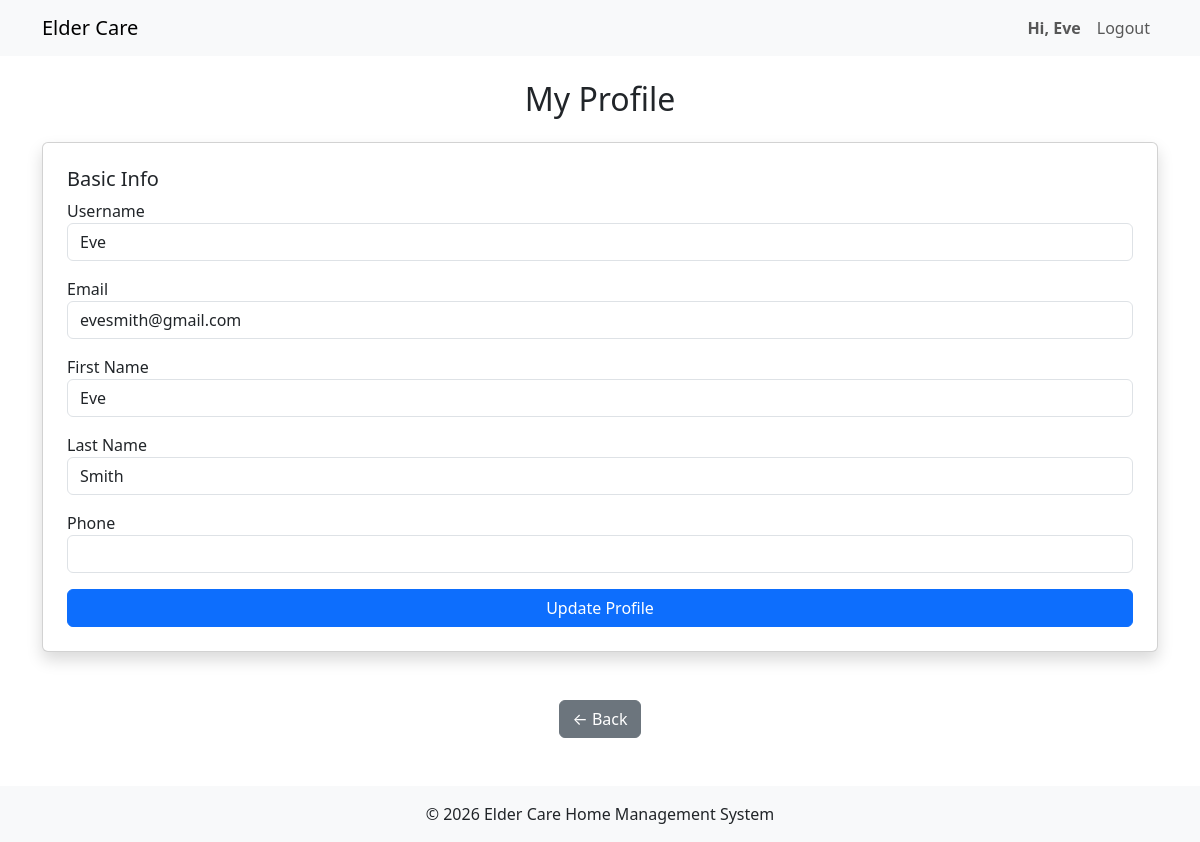
The app's page /caregivers/profile.php (signed in), older data.
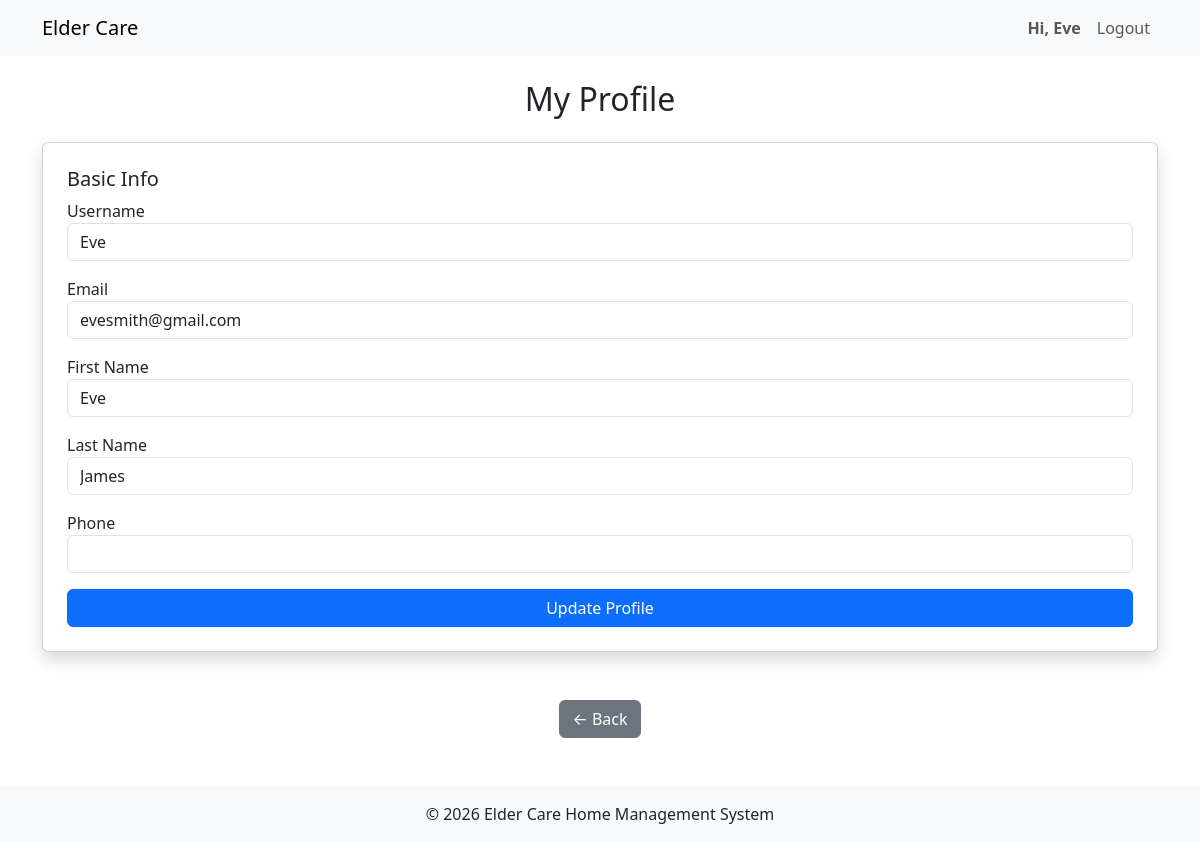
The same page, newer data.
### tables this page shows
CREATE TABLE `caregiver` (
  `empID` int(8) UNSIGNED NOT NULL,
  `user_id` int(11) NOT NULL,
  `phone` varchar(15) DEFAULT NULL,
  `fname` varchar(50) DEFAULT NULL,
  `lname` varchar(50) DEFAULT NULL,
  `profilePhoto` text DEFAULT NULL
);

CREATE TABLE `users` (
  `user_id` int(11) NOT NULL,
  `username` varchar(20) NOT NULL,
  `email` text NOT NULL,
  `password_hash` text NOT NULL,
  `role` enum('admin','family','caregiver','resident') NOT NULL DEFAULT 'family',
  `is_verified` tinyint(4) UNSIGNED NOT NULL DEFAULT 0,
  `created_at` timestamp NOT NULL DEFAULT current_timestamp()
);

### caregivers/profile.php (the view, shortened to what this page needs)
<?php
include '../includes/header.php';
$stmt = $conn->prepare("
    SELECT c.*, u.email, u.username
    FROM caregiver c
    JOIN users u ON c.user_id = u.user_id
    WHERE c.user_id = ?
");
$stmt->execute([$_SESSION['user_id']]);
$caregiver = $stmt->fetch();
?>
<div class="container py-4">
    <h2 class="text-center mb-4">My Profile</h2>
    <form method="POST" class="card shadow p-4">
        <h5>Basic Info</h5>
        <div class="mb-3">
            <label>Username</label>
            <input type="text" class="form-control"
                value="<?= htmlspecialchars($caregiver['username'] ?? '') ?>" readonly>
        </div>
        <div class="mb-3">
            <label>Email</label>
            <input type="email" name="email" class="form-control"
                value="<?= htmlspecialchars($caregiver['email'] ?? '') ?>">
        </div>
        <div class="mb-3">
            <label>First Name</label>
            <input type="text" name="fname" class="form-control"
                value="<?= htmlspecialchars($caregiver['fname'] ?? '') ?>">
        </div>
        <div class="mb-3">
            <label>Last Name</label>
            <input type="text" name="lname" class="form-control"
                value="<?= htmlspecialchars($caregiver['lname'] ?? '') ?>">
        </div>
        <div class="mb-3">
            <label>Phone</label>
            <input type="text" name="phone" class="form-control"
                value="<?= htmlspecialchars($caregiver['phone'] ?? '') ?>">
        </div>
        <button type="submit" name="update_profile" class="btn btn-primary w-100">
            Update Profile
        </button>
    </form>
</div>
<div class="text-center mt-4">
    <a href="dashboard.php" class="btn btn-secondary">← Back</a>
</div>
<?php include '../includes/footer.php'; ?>

Row changes from the older to the newer data that the page shows:
changed caregiver "Eve": lname "Smith" → "James"
